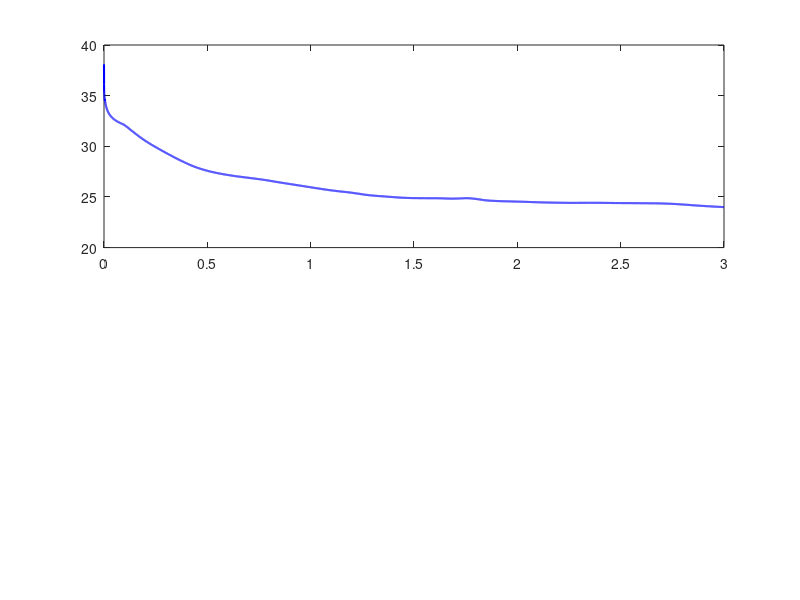

The MATLAB script that drew this image: (Note: this script raises an error after producing the figure.)
subplot(2,1,1)
load('Result/lam.mat')
plot((0:size(res3_1,2)-1)/3600,res3_1,'b','Linewidth',1.5)
hold on
load('Result/turb.mat')
plot((0:size(res3_1,2)-1)/3600,smooth(res3_1,6),'r','Linewidth',1.5)
xlabel('$t$ (h)','Interpreter','latex')
ylabel('$T_{gs}$ ({$^{\circ}$}C)','Interpreter','latex')
legend('Model of Chapter 2','New Model')
set(gca,'FontName','Times New Roman','FontSize',20)

subplot(2,1,2)
load('Result/lam.mat')
plot((0:size(res3_1,2)-1)/3600,res3_1-res4_1_3,'b','Linewidth',1.5)
hold on
load('Result/turb.mat')
plot((0:size(res3_1,2)-1)/3600,smooth(res3_1-res4_1_3,55),'r','Linewidth',1.5)
xlabel('$t$ (h)','Interpreter','latex')
ylabel('$T_{gs}-T_{ws}$ ({$^{\circ}$}C)','Interpreter','latex')
legend('Model of Chapter 2','New Model')
set(gca,'FontName','Times New Roman','FontSize',20)

figure
load('Result/lam.mat')
plot(0:200/30:200,1000*y(end,:),'b','Linewidth',1.5)
hold on
load('Result/turb.mat')
plot(0:200/30:200,1000*y(end,:),'r','Linewidth',1.5)
xlabel('$x$ (m)','Interpreter','latex')
ylabel('$h$ (mm)','Interpreter','latex')
legend('Model of Chapter 2','New Model')
set(gca,'FontName','Times New Roman','FontSize',20)


figure
subplot(2,1,1)
load('Result/lam.mat')
pcolor(x,1000*y,T);shading interp
xlabel('$x$ (m)','Interpreter','latex')
ylabel('$h$ (mm)','Interpreter','latex')
colorbar
set(gca,'FontName','Times New Roman','FontSize',20)


subplot(2,1,2)
load('Result/turb.mat')
pcolor(x,1000*y,T);shading interp
xlabel('$x$ (m)','Interpreter','latex')
ylabel('$h$ (mm)','Interpreter','latex')
set(gca,'FontName','Times New Roman','FontSize',20)
colorbar